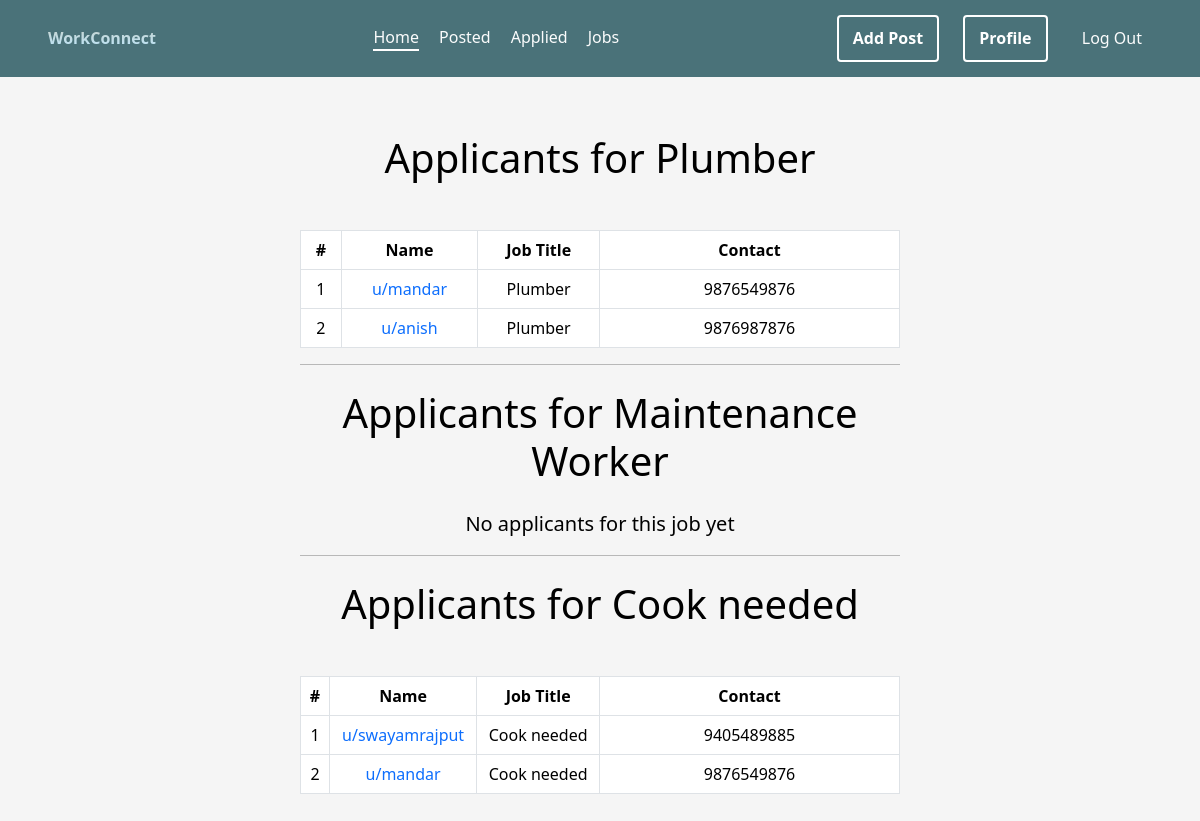
Screenshot of /newco/post/applicants (signed in) with the database file from the repository.
### newco/models.py (models this page shows, shortened)
class Job(models.Model):
    user = models.ForeignKey(User,on_delete=models.CASCADE)
    title = models.CharField(max_length=255)
    description = models.TextField()
    job_specification = models.CharField(default=None,max_length=255)
    salary = models.CharField(max_length=32)
    location = models.CharField(max_length=32)
    people_applied = models.IntegerField(default=0)
    applied = models.ManyToManyField(User,related_name='users_applied',blank=True)

class UserProfile(models.Model):
    user = models.OneToOneField(User, on_delete=models.CASCADE)
    age = models.IntegerField()
    phno = models.IntegerField()
    gender = models.CharField(max_length=8)
    is_verified = models.BooleanField(default=False)
    aadhar = models.CharField(max_length=12,default="")
    profilepic = models.ImageField(default='default.jpg',unique=False,upload_to='profile_pics/')
    aadharpdf = models.FileField(upload_to="ssn/",null=True,blank=True, validators=[FileExtensionValidator(allowed_extensions=['pdf'])])
    pdfpsd = models.CharField(max_length=8,default="")

### newco/views.py (the view)
# urls.py: path('post/applicants',views.allapplicants,name='all-applicants'),
def allapplicants(request):
    jobs = Job.objects.filter(user=request.user)
    return render(request,'newco/allapplicants.html',{'jobs':jobs})

### newco/templates/newco/allapplicants.html (shortened to what this page needs)
{% extends 'newco/layout.html' %}
{% block body %}
{% if request.user.username == jobs.first.user.username %}
<div class="w-100 h-auto center">
    <div class="w-50 d-block m-3">
        {% for job in jobs %}
            <hr>
            <h2 class="text-center m-4 display-6">Applicants for {{ job.title }}</h2>
                {% if job.applied.all %}
                    <table class="table table-bordered  text-center mt-5">
                        <thead class="thead-dark">
                            <tr>
                                <th>#</th>
                                <th>Name</th>
                                <th>Job Title</th>
                                <th>Contact</th>
                            </tr>
                        </thead>
                        <tbody class="text-center">
                            {% for applicant in job.applied.all %}
                                <tr class="text-center">
                                    <td>{{ forloop.counter }}</td>
                                    <td><a href="{% url 'profile' applicant %}" class="a-hover">u/{{ applicant.username }}</a></td>
                                    <td>{{ job.title }}</td>
                                    <td class="flex-row" style="width: 300px;gap:10px;">
                                        <div class="center">{{ applicant.userprofile.phno }}</div>
                                    </td>
                                </tr>
                            {% endfor %}
                        </tbody>
                    </table>
                {% else %}
                <div class="h-100 lead center">
                    No applicants for this job yet
                </div>
                {% endif %}
            {% endfor %}
    </div>
</div>
{% endif %}
{% endblock %}

### newco/static/newco/styles.css (style rules this page uses)
* { font-family: 'Segoe UI'; margin: 0; padding: 0; color: black; background-color: #f5f5f5; }
.center { display: flex; justify-content: center; align-items: center; }
div { background: transparent; }
body { background-color: #f5f5f5; }
td { text-align: center; }
a { text-decoration: none; background: transparent; }
.a-hover { transition: all 0.5s; border-bottom: 2px #0d6efd00 solid; }
.bg-transparent, * { background: transparent; }
hr { border: 0; border-top: 0.5px solid black; }

### rows the page displays
Job: title "Plumber"
Job: title "Maintenance Worker", shows "No applicants for this job yet"
Job: title "Cook needed"

### other values shown
{{ applicant.username }} "mandar"
{{ applicant.userprofile.phno }} "9876549876"
{{ applicant.username }} "anish"
{{ applicant.userprofile.phno }} "9876987876"
{{ applicant.username }} "swayamrajput"
{{ applicant.userprofile.phno }} "9405489885"
